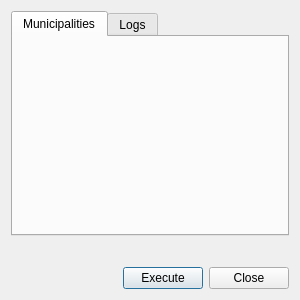
<?xml version="1.0" encoding="UTF-8"?>
<ui version="4.0">
 <class>dlg_admin_translation</class>
 <widget class="QDialog" name="dlg_admin_translation">
  <property name="geometry">
   <rect>
    <x>0</x>
    <y>0</y>
    <width>300</width>
    <height>300</height>
   </rect>
  </property>
  <property name="maximumSize">
   <size>
    <width>400</width>
    <height>600</height>
   </size>
  </property>
  <property name="windowTitle">
   <string>Dialog</string>
  </property>
  <layout class="QVBoxLayout" name="verticalLayout">
   <item>
    <widget class="QTabWidget" name="mainTab">
     <property name="currentIndex">
      <number>0</number>
     </property>
     <widget class="QWidget" name="tab_data">
      <attribute name="title">
       <string>Municipalities</string>
      </attribute>
      <layout class="QVBoxLayout" name="verticalLayout_2">
       <item>
        <layout class="QVBoxLayout" name="lyt_data_1"/>
       </item>
      </layout>
     </widget>
     <widget class="QWidget" name="tab_log">
      <attribute name="title">
       <string>Logs</string>
      </attribute>
      <layout class="QGridLayout" name="gridLayout">
       <item row="0" column="0">
        <layout class="QGridLayout" name="lyt_log_1">
         <property name="spacing">
          <number>0</number>
         </property>
         <item row="0" column="0">
          <widget class="QTextEdit" name="tab_log_txt_infolog">
           <property name="readOnly">
            <bool>true</bool>
           </property>
          </widget>
         </item>
        </layout>
       </item>
      </layout>
     </widget>
    </widget>
   </item>
   <item>
    <spacer name="verticalSpacer">
     <property name="orientation">
      <enum>Qt::Vertical</enum>
     </property>
     <property name="sizeHint" stdset="0">
      <size>
       <width>20</width>
       <height>40</height>
      </size>
     </property>
    </spacer>
   </item>
   <item>
    <layout class="QGridLayout" name="lyt_buttons">
     <item row="0" column="0">
      <spacer name="horizontalSpacer">
       <property name="orientation">
        <enum>Qt::Horizontal</enum>
       </property>
       <property name="sizeHint" stdset="0">
        <size>
         <width>40</width>
         <height>20</height>
        </size>
       </property>
      </spacer>
     </item>
     <item row="0" column="1">
      <widget class="QPushButton" name="btn_accept">
       <property name="text">
        <string>Execute</string>
       </property>
      </widget>
     </item>
     <item row="0" column="2">
      <widget class="QPushButton" name="btn_close">
       <property name="text">
        <string>Close</string>
       </property>
      </widget>
     </item>
    </layout>
   </item>
  </layout>
 </widget>
 <tabstops>
  <tabstop>btn_accept</tabstop>
  <tabstop>btn_close</tabstop>
 </tabstops>
 <resources/>
 <connections/>
</ui>
